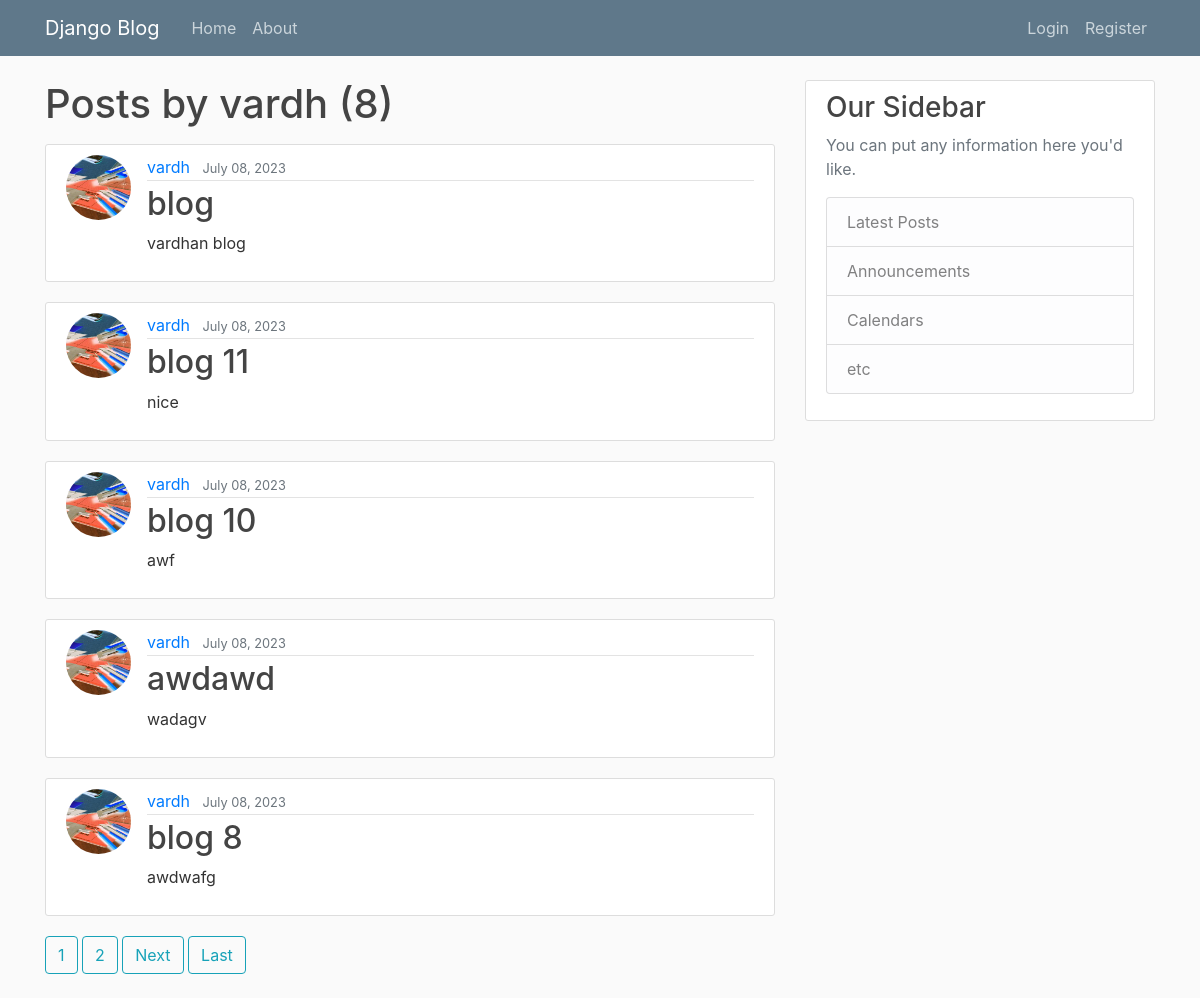
/user/vardh/, run on the app's committed database.
### blog/models.py (models this page shows, shortened)
class Post(models.Model):
    title=models.CharField(max_length=100)
    content=models.TextField()
    date=models.DateTimeField(default=timezone.now)
    author=models.ForeignKey(User,on_delete=models.CASCADE )

### users/models.py (models this page shows, shortened)
class Profile(models.Model):
    user=models.OneToOneField(User,on_delete=models.CASCADE)
    image=models.ImageField(default='default.jpg',upload_to='profile_pics')

### blog/views.py (the view)
# urls.py: path('user/<str:username>/', UserPostListView.as_view(),name='user-posts'),
class UserPostListView(ListView):
    model=Post
    template_name='blog/user_posts.html'
    context_object_name='posts'
    paginate_by=5
    def get_queryset(self):
        user=get_object_or_404(User,username=self.kwargs.get('username'))
        return Post.objects.filter(author=user).order_by('-date')

### blog/templates/blog/user_posts.html (shortened to what this page needs)
{% extends "blog/base.html" %}
{% block content %}
    <h1 class="mb-3" >Posts by {{view.kwargs.username}} ({{page_obj.paginator.count}})</h1>
    {% for post in posts%}
    <article class="media content-section">
      <img class="rounded-circle article-img" src="{{post.author.profile.image.url}}">
        <div class="media-body">
          <div class="article-metadata">
            <a class="mr-2" href="{%url 'user-posts' post.author.username%}">{{ post.author }}</a>
            <small class="text-muted">{{ post.date|date:"F d, Y" }}</small>
          </div>
          <h2><a class="article-title" href="{% url 'post-detail' post.id %}">{{ post.title }}</a></h2>
          <p class="article-content">{{ post.content }}</p>
        </div>
      </article>
    {% endfor %}
    {%if is_paginated%}
    {% for num in page_obj.paginator.page_range %}
      {%if page.obj.number == num %}
        <a class="btn btn-info mb-4"  href="?page={{num}}">{{num}}</a>
      {% elif num > page_obj.number|add:'-3' and num < page_obj.number|add:'3' %}
        <a class="btn btn-outline-info mb-4"  href="?page={{num}}">{{num}}</a>
      {%endif%}
    {%endfor%}
    {% if page_obj.has_next %}
        <a class="btn btn-outline-info mb-4"  href="?page={{page_obj.next_page_number}}">Next</a>
        <a class="btn btn-outline-info mb-4"  href="?page={{page_obj.paginator.num_pages}}">Last</a>
    {%endif%}
{%endif%}
{% endblock content %}

### blog/static/blog/main.css (style rules this page uses)
body { background: #fafafa; color: #333333; margin-top: 5rem; }
h1, h2, h3, h4, h5, h6 { color: #444444; }
.content-section { background: #ffffff; padding: 10px 20px; border: 1px solid #dddddd; border-radius: 3px; margin-bottom: 20px; }
.article-title { color: #444444; }
.article-content { white-space: pre-line; }
.article-img { height: 65px; width: 65px; margin-right: 16px; }
.article-metadata { padding-bottom: 1px; margin-bottom: 4px; border-bottom: 1px solid #e3e3e3 }

### data on the page
Post: author.profile.image (picture), author "vardh", date "July 08, 2023", title "blog", content "vardhan blog"
Post: author.profile.image (picture), author "vardh", date "July 08, 2023", title "blog 11", content "nice"
Post: author.profile.image (picture), author "vardh", date "July 08, 2023", title "blog 10", content "awf"
Post: author.profile.image (picture), author "vardh", date "July 08, 2023", title "awdawd", content "wadagv"
Post: author.profile.image (picture), author "vardh", date "July 08, 2023", title "blog 8", content "awdwafg"

### other printed values
{{ view.kwargs.username }} "vardh"
{{ page_obj.paginator.count }} "8"
{{ num }} "1" "2"
